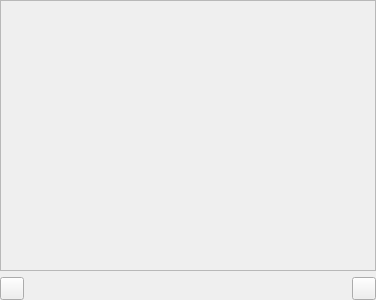
<?xml version="1.0" encoding="UTF-8"?>
<ui version="4.0">
 <class>page_interface_panels</class>
 <widget class="QWidget" name="page_interface_panels">
  <property name="geometry">
   <rect>
    <x>0</x>
    <y>0</y>
    <width>376</width>
    <height>300</height>
   </rect>
  </property>
  <property name="windowTitle">
   <string>Form</string>
  </property>
  <layout class="QVBoxLayout" name="verticalLayout" stretch="0,0">
   <property name="leftMargin">
    <number>0</number>
   </property>
   <property name="topMargin">
    <number>0</number>
   </property>
   <property name="rightMargin">
    <number>0</number>
   </property>
   <property name="bottomMargin">
    <number>0</number>
   </property>
   <item>
    <widget class="QScrollArea" name="scroll_panels">
     <property name="sizeAdjustPolicy">
      <enum>QAbstractScrollArea::AdjustToContents</enum>
     </property>
     <property name="widgetResizable">
      <bool>true</bool>
     </property>
     <property name="alignment">
      <set>Qt::AlignLeading|Qt::AlignLeft|Qt::AlignTop</set>
     </property>
     <widget class="QWidget" name="scrollAreaWidgetContents_2">
      <property name="geometry">
       <rect>
        <x>0</x>
        <y>0</y>
        <width>374</width>
        <height>266</height>
       </rect>
      </property>
     </widget>
    </widget>
   </item>
   <item>
    <layout class="QHBoxLayout" name="horizontalLayout_3">
     <item>
      <widget class="QToolButton" name="tool_panels_add">
       <property name="sizePolicy">
        <sizepolicy hsizetype="Fixed" vsizetype="Fixed">
         <horstretch>0</horstretch>
         <verstretch>0</verstretch>
        </sizepolicy>
       </property>
       <property name="minimumSize">
        <size>
         <width>0</width>
         <height>0</height>
        </size>
       </property>
       <property name="toolTip">
        <string>Panel</string>
       </property>
       <property name="text">
        <string notr="true"/>
       </property>
       <property name="icon">
        <iconset theme="list-add"/>
       </property>
       <property name="iconSize">
        <size>
         <width>16</width>
         <height>16</height>
        </size>
       </property>
       <property name="toolButtonStyle">
        <enum>Qt::ToolButtonIconOnly</enum>
       </property>
      </widget>
     </item>
     <item>
      <spacer name="horizontalSpacer">
       <property name="orientation">
        <enum>Qt::Horizontal</enum>
       </property>
       <property name="sizeHint" stdset="0">
        <size>
         <width>40</width>
         <height>20</height>
        </size>
       </property>
      </spacer>
     </item>
     <item>
      <widget class="QToolButton" name="tool_profile">
       <property name="sizePolicy">
        <sizepolicy hsizetype="Fixed" vsizetype="Fixed">
         <horstretch>0</horstretch>
         <verstretch>0</verstretch>
        </sizepolicy>
       </property>
       <property name="minimumSize">
        <size>
         <width>0</width>
         <height>0</height>
        </size>
       </property>
       <property name="maximumSize">
        <size>
         <width>16777215</width>
         <height>16777215</height>
        </size>
       </property>
       <property name="toolTip">
        <string>Profile</string>
       </property>
       <property name="styleSheet">
        <string notr="true">QToolButton::menu-indicator{width:0px;}</string>
       </property>
       <property name="text">
        <string/>
       </property>
       <property name="icon">
        <iconset theme="document-import"/>
       </property>
       <property name="iconSize">
        <size>
         <width>16</width>
         <height>16</height>
        </size>
       </property>
       <property name="popupMode">
        <enum>QToolButton::InstantPopup</enum>
       </property>
       <property name="toolButtonStyle">
        <enum>Qt::ToolButtonIconOnly</enum>
       </property>
      </widget>
     </item>
    </layout>
   </item>
  </layout>
 </widget>
 <resources/>
 <connections/>
</ui>
